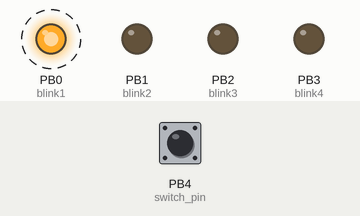
A sketch run on a simulated ATtiny85, built with avr-gcc and run on an emulated ATtiny85. Shown: output pins drawn as LEDs (lit = HIGH). Dashed ring = blinking. Inputs (shaded band) come from the test bench; at power-on: PB4 (switch_pin) HIGH.

Above: at 0.12 s.
At 1.3 s:
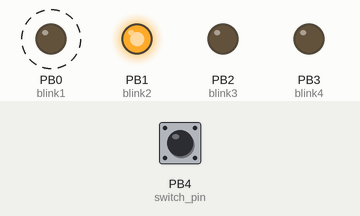
1.4 s: PB4 (switch_pin) pulled LOW for 3.2 s
At 4.97 s:
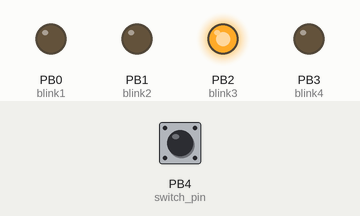
Timing chart, 0 to 12.1 s (numbered marks = the images above; inputs shaded):
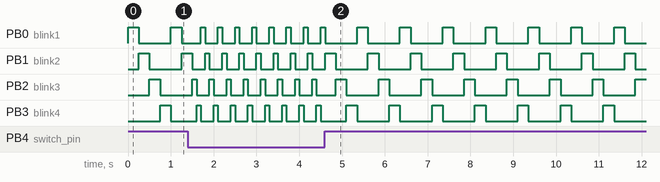

The sketch:

CriticalHit_Blink_2015.ino
```cpp
/*Code for the blink attiny45/85 chip in which pins blink in sequence
 */
//                        attiny45/85
//                   reset -+---+- power
//           (blink 4) pb3 -+*  +- pb2 (blink 3)
//       (touch input) pb4 -+   +- pb1 (blink 2)
//                  ground -+---+- pb0 (blink 1)
//
//                on touch blink speeds up

int blink1 = 0;
int blink2 = 1;
int blink3 = 2;
int blink4 = 3;

int blinkSpeed = 50;
int switchValue;

void setup() {
  pinMode(blink1, OUTPUT);
  pinMode(blink2, OUTPUT);
  pinMode(blink3, OUTPUT);
  pinMode(blink4, OUTPUT);

  pinMode(4, INPUT);   // switch pin
  digitalWrite(4, HIGH);  // turn on pull-up resistor
}

void loop() {
switchValue = digitalRead(4); // read the switch.  0 if closed, 1 if open

if (switchValue == 0)
{
  blinkSpeed = 100;
}
else
{
  blinkSpeed = 250;
}
digitalWrite(blink1, HIGH);
digitalWrite(blink2, LOW);
digitalWrite(blink3, LOW);
digitalWrite(blink4, LOW);
delay(blinkSpeed);

switchValue = digitalRead(4); // read the switch.  0 if closed, 1 if open

if (switchValue == 0)
{
  blinkSpeed = 100;
}
else
{
  blinkSpeed = 250;
}

digitalWrite(blink1, LOW);
digitalWrite(blink2, HIGH);
digitalWrite(blink3, LOW);
digitalWrite(blink4, LOW);
delay(blinkSpeed);

switchValue = digitalRead(4); // read the switch.  0 if closed, 1 if open

if (switchValue == 0)
{
  blinkSpeed = 100;
}
else
{
  blinkSpeed = 250;
}

digitalWrite(blink1, LOW);
digitalWrite(blink2, LOW);
digitalWrite(blink3, HIGH);
digitalWrite(blink4, LOW);
delay(blinkSpeed);

switchValue = digitalRead(4); // read the switch.  0 if closed, 1 if open

if (switchValue == 0)
{
  blinkSpeed = 100;
}
else
{
  blinkSpeed = 250;
}

digitalWrite(blink1, LOW);
digitalWrite(blink2, LOW);
digitalWrite(blink3, LOW);
digitalWrite(blink4, HIGH);
delay(blinkSpeed);
}
```
